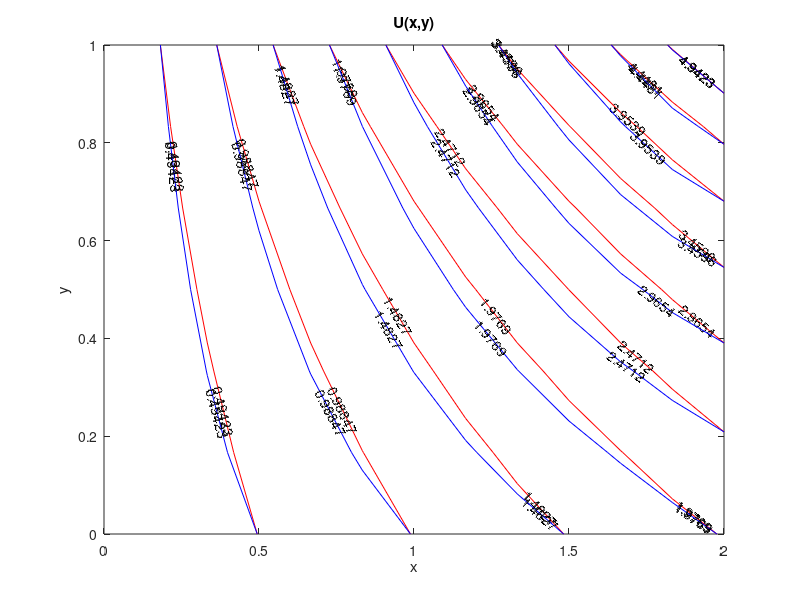

Here is the MATLAB script that generated this plot:
function crankfinal
xO=0;
xL=2;
yO=0;
yL=1;

n=11;      %n - mesh for x (in matrices for column,j)
m=5;       %m - mesh for y (in matrices for row,i )
dx=(xL-xO)/(n+1);
dy=(yL-yO)/(m+1);

%%
%Matrix A
for i=1:n*m
    A(i,i)=-2*(1/dx^2+1/dy^2);
end
for i=1:n
end
for i=1:n-1 
    %to construct lower and upper diagonal
    for j=1:m
    A(i+(j-1)*n, i+(j-1)*n+1)= (1/dx^2-2/dy^2); %upper diagonal
    A(i+(j-1)*n+1, i+(j-1)*n)= 1/dx^2;   %lower diagonal
    end
end
%to construct different Block for digonal 
for i=1:n
    for j=1:m-1
        A(i+(j-1)*n,i+j*n)= -2/dx^2+1/dy^2;     %block upper(diagonal)
       A(i+j*n,i+(j-1)*n)= 1/dy^2;            %block lower(diagonal)
    end  
end
for i=1:n-1 
    %to construct lower and upper diagonal for different block
    for j=1:m-1
    A(i+(j-1)*n, i+(j-1)*n+n+1)= 1/dx^2+1/dy^2;  %purple    
    A(i+(j-1)*n+1, i+(j-1)*n+n)= 1/dx^2;%turaqouise
  A(i+(j-1)*n+n, i+(j-1)*n+1)=1/dy^2;  %blue
    end
   
end


%%
%set up BC's (INSERT EQUATION FOR BOUNDARY EQUATIONS)

x=linspace(xO,xL,n+2);
y=linspace(yO,yL,m+2);

tle=@(x,y)0;
tr=@(x,y)2*exp(y);
tso=@(x,y)x;
tn=@(x,y)exp(1)*x;


%%
%Matrix     p
%Matrix p is the the boundary condition in the form of matrix
p = zeros(m+2,n+2);
for j=1:n+2
    p(1,j) = tso(x(1,j),y(1,1));
    p(m+2,j) =tn(x(1,j),y(1,m+2));
end
for i=1:m+2
    p(i,1) = tle(x(1,1),y(1,i));
    p(i,n+2) = tr(x(1,n+2),y(1,i));
end
p;

%%
 %MATRIX B
 b = zeros(n*m,1);

 
 for j=1:n-2
     b(j+1,1)=(1/dy^2)*(p(1,j+2)+p(1,j+3));	%dah
     b(m*n-j,1)=(1/dx^2)*(p(m+2,n+2-j)+p(m+2,n-j))-(2/dx^2)*p(m+2,n+1-j)+(1/dy^2)*(p(m+2,n+1-j)+p(m+2,n+2-j));   %dah
     
     for k=1:m-2  
     b(k*n+1,1)=(1/dx^2)*(p(k+2,1)+p(k+3,1));
     b(k*n+n,1)=(1/dx^2)*(p(k+2,n+2)+p(k+3,n+2))+(1/dy^2)*(p(k+1,n+2)+p(k+3,n+2))-(2/dy^2)*(p(k+2,n+2)); %dah
     end  
 end
  b(1,1)=(1/dx^2)*(p(2,1)+p(3,1))+(1/dy^2)*(p(1,2)+p(1,3)); %dah
  b(n,1)=(1/dx^2)*(p(2,n+2)+p(3,n+2))+(1/dy^2)*(p(1,n+1)+p(3,n+2)+p(1,n+2))-(2/dy^2)*p(2,n+2); %dah
  b(m*n-(n-1),1)=(1/dx^2)*(p(m+1,1)+p(m+2,3)+p(m+2,1))-(2/dx^2)*p(m+2,2)+(1/dy^2)*(p(m+2,2)+p(m+2,3)); %dah
  b(m*n,1)=(1/dx^2)*(p(m+1,n+2)+p(m+2,n+2)+p(m+2,n))-(2/dx^2)*p(m+2,n+1)+(1/dy^2)*(p(m+2,n+1)+p(m+2,n+2)+p(m,n+2))-(2/dy^2)*p(m+1,n+2); %dah
  
%%
%Matrix bpoisson
          % Uxx+Uyy=f to insert equation 
f=@(x,y)x*exp(y);
bpoisson= zeros(n*m,1);
for k=n
    for i=1:m
        for j=1:n
        bpoisson(j+((i-1)*k),1)=f(x(1,j+1),y(1,i+1));%4
%         x(1,j+1)*exp(1)^ynew(i+1,1);%4*x(1,j+1)+3*ynew(i+1,1); %insert equation for poisson
        end
    end
end
bpoisson;
b=bpoisson-b;

%%    
%Jacobi &  Gauss Seidel & SOR
% dxsolve = (xL-xO)/(n*m-1);
% xsolve = xO:dxsolve:xL;
xsolve=zeros(n*m,1);
xj = xsolve;
xg = xsolve;
xs = xsolve;

L =tril(-A,-1);         %untuk hasilkan triangular(figure out why (-A,-1)
D = diag(diag(A));      %untuk hasilkan diagonal A. diag(diag(A)) untuk keluar bentuk
U = triu(-A,1);         %untuk hasilkan triangular(figure out why (-A,1)

Tj = inv(D)*(L+U);       % hampir sama dengan T = inv(D)*(A-D) except -+
Cj = inv(D)*b;
Tg = inv(D-L)*(U);
Cg = inv(D-L)*b;

Ts = inv(D)*(L+U);
rho_Ts = max(abs(eig(Ts)));
  %w = 2/(1 + sqrt(1-rho_Ts^2));
 w=1.25;
%w=0.25;
Tw = inv(D-w*L)*((1-w)*D+w*U);
Cw = w*(inv(D-w*L))*b;
delta = 1e-5;          %mesti ada bila buat tolerance
N=10000000000000;
  %utk simpan tolerance
% jc=1;
% tic %mesti ada bila buat while
% while jc<=N              %N is the iteration
%     xj(:,jc+1)=Tj*xj(:,jc)+Cj;     %%figure out kan mana dapat formula
%     %tolerance
% %     tolerancej = norm(xj(:,jc+1)-xj(:,jc),inf)/norm(xj(:,jc+1),inf);
%    tolerancej = norm(xj(:,jc+1)-xj(:,jc),inf);
%     if tolerancej<delta
%         break
%     end
%      jc=jc+1;              %mesti ada bila buat while
% %      fprintf('n=%g tolerancej=%g\n',jc,tolerancej)
% end
% toc

g=1;
tic 
while g<=N              %N is the iteration
    xg(:,g+1)=Tg*xg(:,g)+Cg;
    %tolerance    
    %toleranceg = norm(xg(:,g+1)-xg(:,g),inf)/norm(xg(:,g+1),inf);
    toleranceg = norm(xg(:,g+1)-xg(:,g),inf);
    if toleranceg<delta
        break
    end
    g=g+1;              %mesti ada bila buat while
%     fprintf('n=%g toleranceg=%g\n',g,toleranceg)
end
toc
s=1;
tic
while s<=N
    xs(:,s+1) = Tw*xs(:,s)+Cw;
    %tolerance
    %tolerances = norm(xs(:,s+1)-xs(:,s),inf)/norm(xs(:,s+1),inf);
    tolerances = norm(xs(:,s+1)-xs(:,s));
    if tolerances < delta
        break
    end
    s=s+1;
%     fprintf('n=%g tolerances=%g\n',s,tolerances)
end
 toc
% xj = xj(:,jc+1);
xg = xg(:,g+1);
xs = xs(:,s+1);
%%
%Preconditioned Conjugate Gradient

x0=zeros(n*m,1);	
u = x0;
r = b - A * u;
C = (D+L)*inv(D)*(D+L');
D = diag(diag(A));
C1 = tril(A) ;
C2 = inv(D)*triu(A);
pho = C2 \ (C1 \ r);
norm_b = norm(b);
 tol=1e-5;
 m_max=100000000;
iterp = 0;
tic
while( (norm(r)/norm_b > tol) & (iterp < m_max))
  a = A * pho;
  a_dot_p = a' * pho;
  lambda = (r' * pho) / a_dot_p;
  u = u + lambda * pho;
  r = r - lambda * a;
  inv_C_times_r = C2 \ (C1 \ r);
  pho = inv_C_times_r - ((inv_C_times_r' * a) / a_dot_p) * pho;
  iterp=iterp+1;
end
toc
% tic
% while iterp < m_max
%    a = A * pho;
%   a_dot_p = a' * pho;
%   lambda = (r' * pho) / a_dot_p;
%   u = u + lambda * pho;
%   r = r - lambda * a;
%   inv_C_times_r = C2 \ (C1 \ r);
%   pho = inv_C_times_r - ((inv_C_times_r' * a) / a_dot_p) * pho;
%   
%     tolerancep=norm(r)/norm_b;
%     if tolerancep<tol
%       break
%     end
%  iterp=iterp+1;
%  %fprintf('n=%g tolerancep=%g\n',iterp,tolerancep)
% end
% toc
  u;
  %iterationj=jc
  iterationg=g
  iterations=s
  iterationp=iterp
  

%%
%n=5
%m=4
% qfinal

qexact = p;
qdM = p;
qj = p;
qg = p;
qs = p;
qp = p;
directMethod = A\b;

for i=0:m-1
    for j=1:n
        %qexact(i+2,j+1)=ex(n*i+j,1);
        qexact(i+2,j+1)=bpoisson(n*i+j,1);
        qdM(i+2,j+1)=directMethod(n*i+j,1);
        qj(i+2,j+1)=xj(n*i+j,1);
        qg(i+2,j+1)=xg(n*i+j,1);
        qs(i+2,j+1)=xs(n*i+j,1);
        qp(i+2,j+1)=u(n*i+j,1);
    end
end

%%
%graph
% 
[x2d,y2d]=meshgrid(xO:dx:xL,yO:dy:yL); %for plot graph
contour(x2d,y2d,qexact,'r','ShowText','on')
hold on
contour(x2d,y2d,qp,'b','ShowText','on')
c = sprintf('U(x,y)');
title(c);
ylabel('y');
xlabel('x');
% [x2d,y2d]=meshgrid(xO:dx:xL,yO:dy:yL); %for plot graph
% 
% contour(x2d,y2d,qs,'b','ShowText','on')
% hold on
% contour(x2d,y2d,qj,'y','ShowText','on')
% hold on
% contour(x2d,y2d,qg,'g','ShowText','on')
% hold on
% contour(x2d,y2d,qs,'k','ShowText','on')
% hold on
% contour(x2d,y2d,qp,'m','ShowText','on')
end